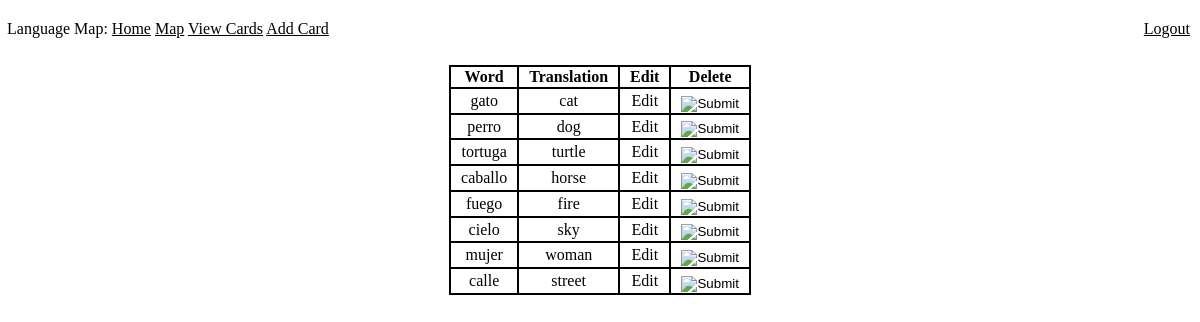
Page /viewCards (signed in) on the earlier database version.
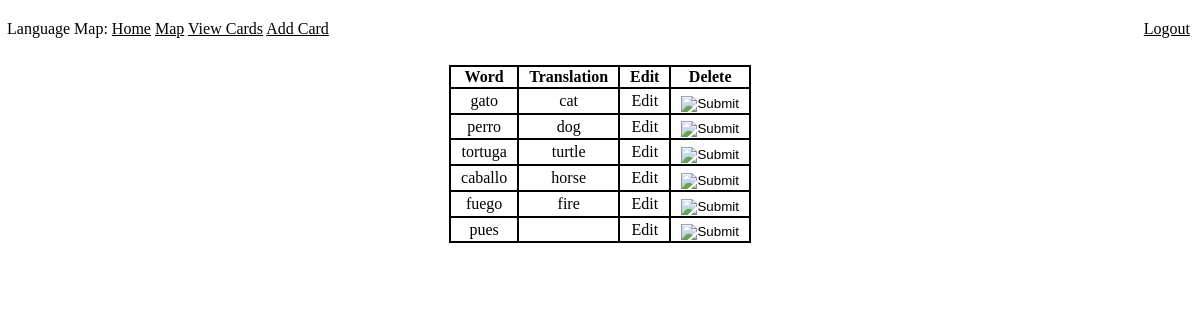
Same page on the later database version.
### app/models.py (models this page shows, shortened)
class Card(db.Model):
    id = db.Column(db.Integer, primary_key=True)
    word = db.Column(db.String(64), index=True, unique=True)
    translation = db.Column(db.String(1000), index=True)

### app/routes.py (the view)
@app.route('/viewCards')
@login_required
def viewCards():
    cards = Card.query.all()
    return render_template('viewCards.html', title='View Cards', cards=cards)

### app/models.py (called while the page is built)
@login.user_loader
def load_user(id):
    return User.query.get(int(id))

### app/templates/viewCards.html
{% extends "base.html" %}
{% block content %}
<div class="int">
    <table>
        <thead>
            <th>Word</th>
            <th>Translation</th>
            <th>Edit</th>
            <th>Delete</th>
        </thead>
        {% for card in cards %}
        <tbody>
            <td>{{ card.word }}</td>
            <td>{{ card.translation }}</td>
            <td>Edit</td>
            <td>
                <form action="{{ url_for('deleteCard', cardID=card.id) }}" method="POST">
                    <input type="image" class="btnimg" src="../static/images/delete.png">
                </form>
            </td>
        </tbody>
        {% endfor %}
    </table>
</div>
{% endblock %}

### app/templates/base.html (shortened to what this page needs)
<!DOCTYPE html>
<link rel="stylesheet" href="{{ url_for('static', filename='style.css') }}">
<html>
    <head>
        <div>
            <div class="nav">
            Language Map:
            <a href="/index">Home</a>
            {%if current_user.is_anonymous %}
            <div class="right">
                <a href="/login">Login</a>
            </div>
            {% else %}
            <a href="/map">Map</a>
            <a href="/viewCards">View Cards</a>
            <a href="/addCard">Add Card</a>
            <div class="right">
                <a href="/logout">Logout</a>
            </div>
            {% endif %}
            </div>
        </div>
        </head>
        <body>
            <div class="content">
            {% block content %}{% endblock %}
            </div>
    </body>
</html>

### app/static/style.css (style rules this page uses)
html, body { background-color: white; margin: 0px; padding: 0px; }
.content { margin: 0px; }
.int { margin: 20px; }
a { color: black; }
.nav { background-color: white; padding: 7px; padding-top: 20px; }
.right { display: inline-block; position: fixed; right: 10px; }
table { margin-left: auto; margin-right: auto; border: 2px solid black; text-align: center; border-collapse: collapse; }
th, td { border: 2px solid black; padding-left: 10px; padding-right: 10px; }
.btnimg { position: relative; margin-top: 10%; margin-left: auto; }

Differences in the rows shown:
removed Card: word "cielo", translation "sky"
removed Card: word "mujer", translation "woman"
changed Card: word "calle" → "pues"; translation "street" → (not shown)
